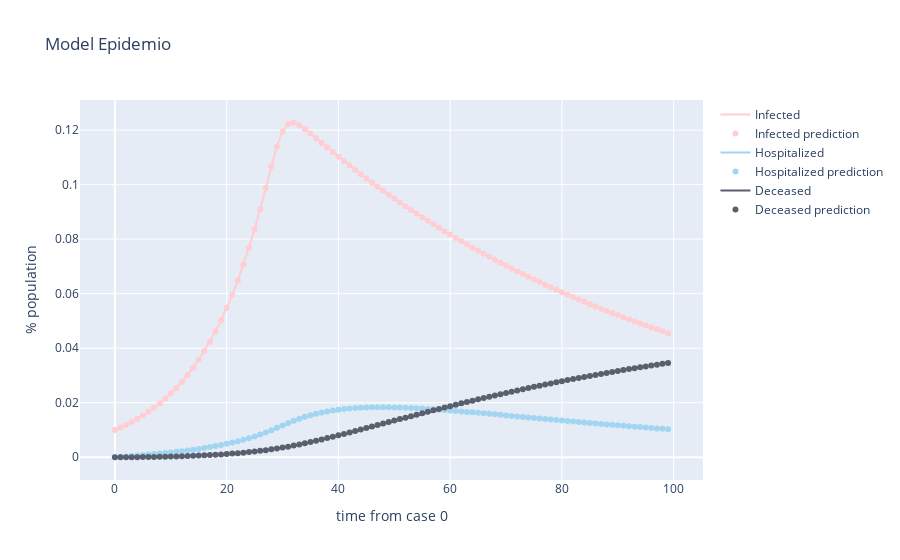

The cell this chart's notebook holds for it:
### Code cell
Infected = go.Scatter(x=list(t),
                      y=list(y_synt[:,0]),
                      name='Infected',
                      mode='lines',
                      marker=dict(color='#ffcdd2'))
Infected_pred = go.Scatter(x=list(t),
                      y=list(y_inf[:,0]),
                      name='Infected prediction',
                      mode='markers',
                      marker=dict(color='#ffcdd2'))
Hospitalized = go.Scatter(x=list(t),
                          y=list(y_synt[:,1]),
                          name="Hospitalized",
                          mode='lines',
                          marker=dict(color='#A2D5F2'))
Hospitalized_pred = go.Scatter(x=list(t),
                          y=list(y_inf[:,1]),
                          name="Hospitalized prediction",
                          mode='markers',
                          marker=dict(color='#A2D5F2'))
Deceased = go.Scatter(x=list(t),
                      y=list(y_synt[:,2]),
                      name="Deceased",
                      mode='lines',
                      marker=dict(color='#59606D'))
Deceased_pred = go.Scatter(x=list(t),
                      y=list(y_inf[:,2]),
                      name="Deceased prediction",
                      mode='markers',
                      marker=dict(color='#59606D'))
layout = go.Layout(title="Model Epidemio",
                    xaxis=dict(title="time from case 0"),
                    yaxis=dict(title=" % population"))
data = [Infected,Infected_pred, Hospitalized,Hospitalized_pred, Deceased,Deceased_pred]
fig = go.Figure(data=data, layout=layout)
fig.show()
